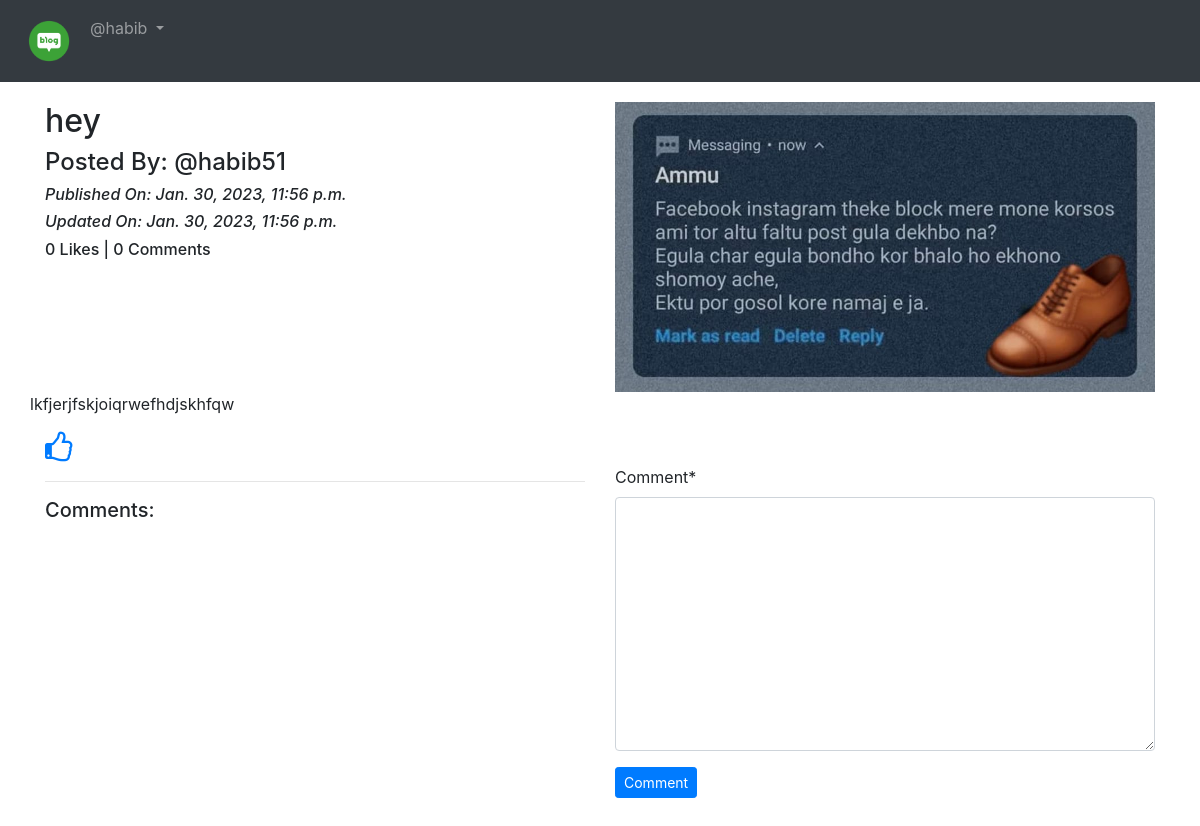
/blog/details/hey-c113cfe1-8b7b-4f57-8d0b-4c938fb11c44 (signed in), run on the app's committed database.
### App_Blog/models.py (models this page shows, shortened)
class Blog(models.Model):
    author = models.ForeignKey(User, on_delete=models.CASCADE, related_name='post_author')
    blog_title = models.CharField(max_length=264, verbose_name="Put a Title")
    slug = models.SlugField(max_length=264, unique=True)
    blog_content = models.TextField(verbose_name="What is on your mind?")
    blog_image = models.ImageField(upload_to='blog_images', verbose_name="Image")
    publish_date = models.DateTimeField(auto_now_add=True)
    update_date = models.DateTimeField(auto_now=True)
    class Meta:
        ordering = ['-publish_date', ]

### App_Blog/views.py (the view, shortened to what this page needs)
# urls.py: path('details/<slug:slug>', views.blog_details, name='blog_details'),
@login_required
def blog_details(request, slug):
    blog = Blog.objects.get(slug=slug)
    comment_form = CommentForm()
    already_liked = Likes.objects.filter(blog=blog, user=request.user)
    if already_liked:
        liked = True
    else:
        liked = False
    return render(request, 'App_Blog/blog_details.html',
                  context={'blog': blog, 'comment_form': comment_form, 'liked': liked, })

### App_Blog/forms.py
class CommentForm(forms.ModelForm):
    class Meta:
        model = Comment
        fields = ('comment',)

### templates/App_Blog/blog_details.html (shortened to what this page needs)
{% extends 'base.html' %}
{% load crispy_forms_tags %}
{% block body_block %}
<div class="row">
  <div class="col-sm-6">
    <h2>{{blog.blog_title}}</h2>
    <h4>Posted By: @{{blog.author}}</h4>
    <i><h6>Published On: {{blog.publish_date}}</h6></i>
    <i><h6>Updated On: {{blog.update_date}}</h6></i>
    <h6>{{blog.liked_blog.count}} Likes | {{blog.blog_comment.count}} Comments</h6>
  </div>
  <div class="col-sm-6">
    <img src="/media/{{blog.blog_image}}" width="100%">
  </div>
  <p>
    {{blog.blog_content|linebreaks}}
  </p>
  </div>
  {% if not liked %}
  <a href="{% url 'App_Blog:liked_post' pk=blog.pk %}">
    <i class="fa fa-thumbs-o-up fa-2x" aria-hidden="true"></i>
  </a>
  {% else %}
  <a href="{% url 'App_Blog:unliked_post' pk=blog.pk %}">
    <i class="fa fa-thumbs-o-down fa-2x" aria-hidden="true"></i>
  </a>
  {% endif %}
  <div class="row">
    <div class="col-sm-6">
      <hr>
      <h5>Comments:</h5>
    </div>
    <div class="col-sm-6">
      <form method="POST">
        {{ comment_form|crispy }}
        <button type="submit" class="btn btn-primary btn-sm">Comment</button>
      </form>
    </div>
  </div>
  <br>
  <br>
  {% endblock %}

### templates/base.html (shortened to what this page needs)
<!DOCTYPE html>
{% load static %}
<html lang="en" dir="ltr">
<head>
  <link rel="stylesheet" href="https://maxcdn.bootstrapcdn.com/bootstrap/4.4.1/css/bootstrap.min.css">
  <link href="https://maxcdn.bootstrapcdn.com/font-awesome/4.7.0/css/font-awesome.min.css" rel="stylesheet">
</head>
<body>
  <nav class="navbar navbar-expand-sm bg-dark navbar-dark">
    <ul class="navbar-nav">
      <li class="nav-item active">
        <a class="nav-link" href="{% url 'index' %}"><img src="/media/logo.png" width="50px"></a>
      </li>
      {% if user.is_authenticated %}
      <div class="nav-item dropdown">
        <a class="nav-link dropdown-toggle" href="#" id="navbardrop" data-toggle="dropdown">
          @{{user.username}}
        </a>
      </div>
      {% endif %}
    </ul>
  </nav>
  <div class="container" style="padding-top:20px">
    {% block body_block %}
    {% endblock %}
  </div>
</body>
</html>

### data on the page
Blog: blog_title "hey", author "habib51", publish_date "Jan. 30, 2023, 11:56 p.m.", update_date "Jan. 30, 2023, 11:56 p.m.", liked_blog.count "0", blog_comment.count "0", blog_image (picture), blog_content "lkfjerjfskjoiqrwefhdjskhfqw"

### other printed values
{{ user.username }} "habib"
